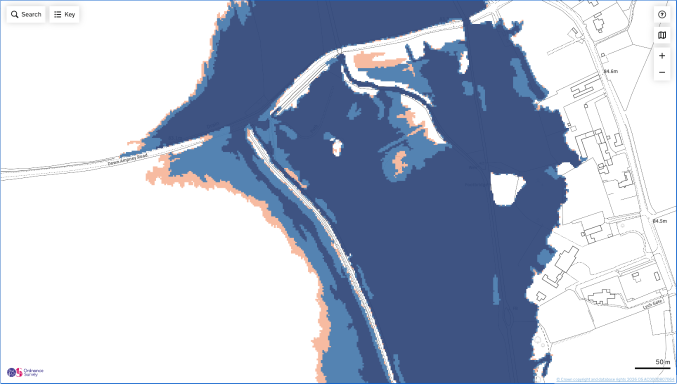
#> input picture app/views/design-spec/fz-climate-change-layers-v3-10-0-0/images/source/climate-change.png, 1354 x 768 px (shown at 1/2 size)
$ python build-fz-climate-estimate.py
#> lines starting #> are read from the running program, lines starting #| are printed output that depends on the picture; after the words box and inside, x2 and y2 are one past the last pixel; in counts of white or black regions, pixels touching at a corner belong together
#!/usr/bin/env python3
"""
Build the estimated flood zone 2 / flood zone 3 climate change layers used by the
v3.10.0.0 design spec (app/views/design-spec/fz-climate-change-layers-v3-10-0-0).

The real data only has ONE climate change extent covering zones 2 and 3 together. This script
splits it into an estimate from a screenshot of the real map.

Input (in the source folder)
  climate-change.png   REQUIRED. The live service with Datasets: Flood zones and Climate change:
                       2070 to 2125, at the default layer opacity (75). Crop it to the map only, with no
                       panels or buttons on top. It shows present day zones 2 and 3 plus the climate
                       change extent, which is all the estimate needs.
  base.png             OPTIONAL. The same view with Datasets: None, for the exact basemap. Without it, the
                       basemap is taken from climate-change.png with the flood layers painted white.

Estimate
  - Flood zone 2 with climate change = the whole climate change extent (present day zones 2 and 3
    plus the extra area the climate change layer adds).
  - Flood zone 3 with climate change = the part of that extent closest to present day flood zone 3,
    sized so that zone 3's share of the extent matches zone 3's share of present day flood zone 2.

This is a design estimate, not flood modelling. It only exists so stakeholders can judge the
menu, key and styling against a realistic map.

Requires: python3, numpy, scipy, pillow.

Usage:
  python3 scripts/build-fz-climate-estimate.py [--focus-x 0.4] [--focus-y 0.5] \
      [--source app/views/design-spec/fz-climate-change-layers-v3-10-0-0/images/source] \
      [--out app/views/design-spec/fz-climate-change-layers-v3-10-0-0/images]

The wireframes show a tall map (620 x 720), so a wide screenshot is cropped. --focus-x and --focus-y
(0 to 1) choose where the crop is centred.
"""
import argparse
import os
import sys

import numpy as np
from PIL import Image
from scipy import ndimage as ndi

WIDTH, HEIGHT = 1240, 1440  # 2x the 620 x 720 map area used in the wireframes

# How each layer looks on screen at the service's default 75% opacity, sampled from the live map
COLOURS = {
    'fz3': (62, 83, 130),
    'fz2': (84, 131, 178),
    'cc': (247, 187, 161),
}
TOLERANCE = 16
MIN_AREA = 12  # source pixels. Smaller specks are basemap lines and labels, not layer


def crop_to_aspect(image, focus_x, focus_y):
    target = WIDTH / HEIGHT
    w, h = image.size
    if w / h > target:
        new_w, new_h = round(h * target), h
    else:
        new_w, new_h = w, round(w / target)
    left = min(max(round(focus_x * w - new_w / 2), 0), w - new_w)
    top = min(max(round(focus_y * h - new_h / 2), 0), h - new_h)
    return image.crop((left, top, left + new_w, top + new_h)), (left, top, new_w, new_h)


def classify(image, rgb):
    pixels = np.asarray(image).astype(int)
    mask = np.sqrt(((pixels - np.array(rgb)) ** 2).sum(axis=2)) < TOLERANCE
    mask = ndi.binary_closing(mask, structure=np.ones((3, 3)), iterations=1)
    labels, count = ndi.label(mask)
    if count:
        sizes = ndi.sum(mask, labels, range(1, count + 1))
        mask = np.isin(labels, [i + 1 for i, size in enumerate(sizes) if size >= MIN_AREA])
    return mask


def fill_seams(fz3, fz2_only, cc_added, width=2):
    """Give hairline gaps between layers to the nearest layer.

    The one pixel blend where two layers (or a layer and the basemap) meet matches no layer colour, so it
    would otherwise show as a white seam. Gaps wider than about 2 x width pixels, such as roads, are kept.
    """
    flood = fz3 | fz2_only | cc_added
    pad = width * 4
    padded = np.pad(flood, pad, mode='edge')
    closed = ndi.binary_closing(padded, structure=np.ones((3, 3)), iterations=width)[pad:-pad, pad:-pad]
    gaps = closed & ~flood
    if not gaps.any():
        return fz3, fz2_only, cc_added
    _, (rows, cols) = ndi.distance_transform_edt(~flood, return_indices=True)
    near_fz3 = fz3[rows, cols] & gaps
    near_cc = cc_added[rows, cols] & gaps & ~near_fz3
    near_fz2 = gaps & ~near_fz3 & ~near_cc
    return fz3 | near_fz3, fz2_only | near_fz2, cc_added | near_cc


def simplify(points, epsilon):
    """Ramer-Douglas-Peucker: reduce a path to straight segments that stay within epsilon of it."""
    points = np.asarray(points, dtype=float)
    if len(points) < 3:
        return points
    start, end = points[0], points[-1]
    line = end - start
    length = np.hypot(*line)
    if length == 0:
        distances = np.hypot(*(points - start).T)
    else:
        distances = np.abs(line[0] * (points[:, 1] - start[1]) - line[1] * (points[:, 0] - start[0])) / length
    index = int(np.argmax(distances))
    if distances[index] > epsilon:
        left = simplify(points[:index + 1], epsilon)
        right = simplify(points[index:], epsilon)
        return np.vstack([left[:-1], right])
    return np.vstack([start, end])


def centre_line(band, epsilon=14):
    """A straight-segment line through the middle of the largest piece of a band, row by row."""
    labels, count = ndi.label(band, structure=np.ones((3, 3)))
    if not count:
        return None
    sizes = ndi.sum(band, labels, range(1, count + 1))
    piece = labels == (int(np.argmax(sizes)) + 1)
    rows = np.flatnonzero(piece.any(axis=1))
    if rows.size < 50:
        return None
    xs = np.array([np.flatnonzero(piece[row]).mean() for row in rows])
    xs = ndi.median_filter(xs, size=21)
    return simplify(list(zip(xs[::6], rows[::6])), epsilon) / 2  # 2x pixels to wireframe units


def write_defence_path(extent, band, path):
    """Write illustrative flood defences as SVG paths in the wireframe map's 620 x 720 units.

    One follows the outer edge of the climate change extent, next to the zone 2 band. The other runs along
    the estimated zone 3 climate change band, so the line can be seen over that colour too.
    """
    rows = np.arange(HEIGHT)
    lower = rows > 0.5 * HEIGHT
    xs = np.full(HEIGHT, np.nan)
    for row in rows[lower]:
        cols = np.flatnonzero(extent[row, : int(0.7 * WIDTH)])
        if cols.size:
            xs[row] = cols.min()
    valid = ~np.isnan(xs)
    lines = []
    if valid.sum() >= 50:
        xs[valid] = ndi.median_filter(xs[valid], size=15)
        lines.append(simplify([(xs[row], row) for row in rows[valid][::6]], epsilon=14) / 2)
    over_band = centre_line(band)
    if over_band is not None:
        lines.append(over_band)
    if not lines:
        return
    with open(path, 'w') as handle:
        handle.write('{# Generated by scripts/build-fz-climate-estimate.py. Illustrative flood defences, not real data. #}\n')
        for points in lines:
            d = 'M' + ' L'.join(f'{x:.1f},{y:.1f}' for x, y in points)
            handle.write(f'<path d="{d}"/>\n')


def upscale(mask, sigma=0.6):
    """Scale a boolean mask to the output size, keeping soft edges."""
    image = Image.fromarray((mask * 255).astype('uint8'))
    image = image.resize((WIDTH, HEIGHT), Image.BICUBIC)
    return ndi.gaussian_filter(np.asarray(image).astype(float) / 255, sigma)


def main():
    here = os.path.dirname(os.path.abspath(__file__))
    root = os.path.join(here, '..', 'app', 'views', 'design-spec', 'fz-climate-change-layers-v3-10-0-0', 'images')
    parser = argparse.ArgumentParser(description=__doc__, formatter_class=argparse.RawDescriptionHelpFormatter)
    parser.add_argument('--source', default=os.path.join(root, 'source'))
    parser.add_argument('--out', default=root)
    parser.add_argument('--focus-x', type=float, default=0.4)
    parser.add_argument('--focus-y', type=float, default=0.5)
    args = parser.parse_args()

    climate_path = os.path.join(args.source, 'climate-change.png')
    if not os.path.exists(climate_path):
        sys.exit(f'Missing {climate_path}')
    os.makedirs(args.out, exist_ok=True)

    climate, box = crop_to_aspect(Image.open(climate_path).convert('RGB'), args.focus_x, args.focus_y)
#> in crop_to_aspect, `target = WIDTH / HEIGHT`: target = 0.861
#> in crop_to_aspect, `new_w, new_h = round(h * target), h`: new_w = 661; new_h = 768
#> in crop_to_aspect, `left = min(max(round(focus_x * w - new_w / 2), 0), w - new_w)`: left = 211
#> in crop_to_aspect, `top = min(max(round(focus_y * h - new_h / 2), 0), h - new_h)`: top = 0
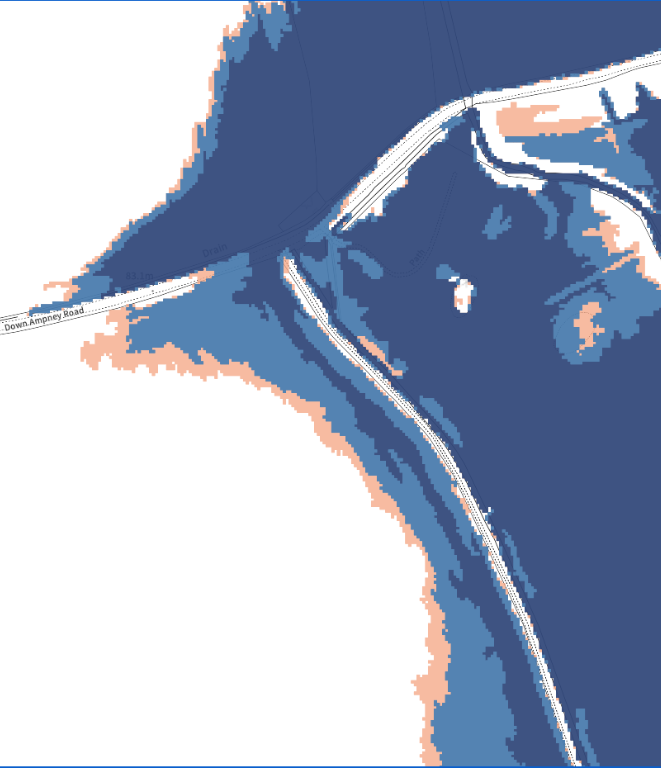
#> climate: PIL image 661x768 RGB; mean R, G, B 159.5, 171.3, 194.1
#> box = (211, 0, 661, 768)

    fz3 = classify(climate, COLOURS['fz3'])
#> in classify, `labels, count = ndi.label(mask)`:
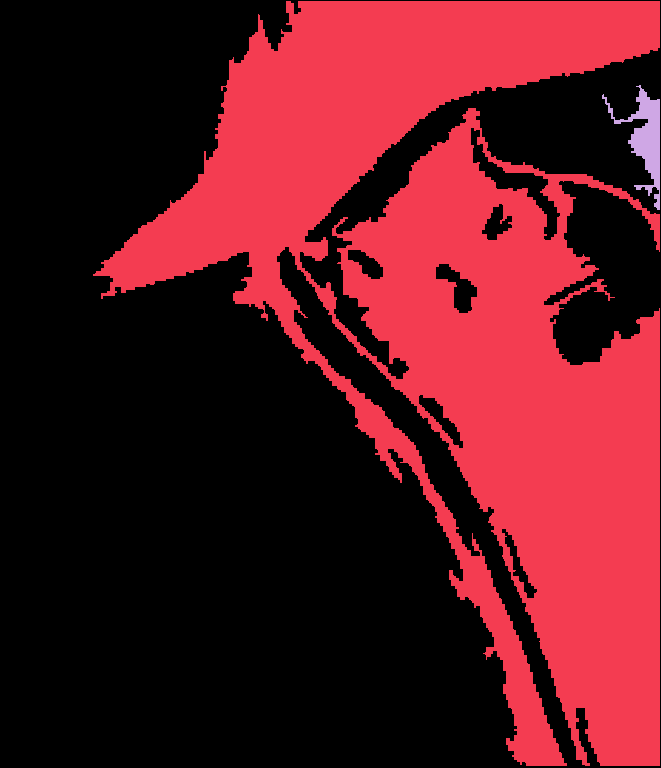
#> labels: shape (768, 661) int32; 3 distinct labels, from 0 to 2; one colour per label, 0 black
#> in classify, `labels, count = ndi.label(mask)`: count = 2
#> in classify, `sizes = ndi.sum(mask, labels, range(1, count + 1))`: sizes = [184859, 2161]
    fz2_only = classify(climate, COLOURS['fz2']) & ~fz3
#> fz2_only: shape (768, 661) bool; 11.4% white; 65 white regions (29 under 20 px), largest, box (x1, y1, x2, y2) and area: (127, 253, 525, 766) 27325, (545, 182, 660, 364) 7897, (295, 310, 571, 766) 5499
    cc_added = classify(climate, COLOURS['cc']) & ~fz3 & ~fz2_only
#> call 3 of classify, with rgb = (247, 187, 161)
#> in classify (call 3), `labels, count = ndi.label(mask)`:
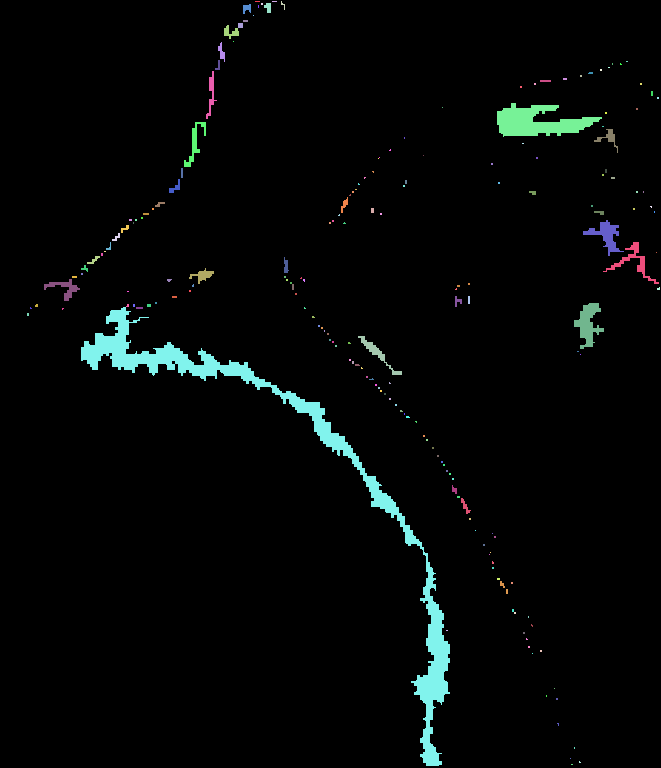
#> labels: shape (768, 661) int32; 198 distinct labels, from 0 to 197; one colour per label, 0 black
#> in classify (call 3), `labels, count = ndi.label(mask)`: count = 197
#> in classify (call 3), `sizes = ndi.sum(mask, labels, range(1, count + 1))`: sizes = 197 values, max 9290 at index 120, min 1 at index 7, mean 79.58
    fz3, fz2_only, cc_added = fill_seams(fz3, fz2_only, cc_added)
#> fz3: shape (768, 661) bool; 37.2% white; 2 white regions, box (x1, y1, x2, y2) and area: (93, 1, 660, 766) 186814, (602, 85, 660, 211) 2237
#> fz2_only: shape (768, 661) bool; 12% white; 62 white regions (19 under 20 px), largest, box (x1, y1, x2, y2) and area: (127, 253, 526, 766) 28234, (545, 182, 660, 365) 8364, (295, 310, 571, 766) 5671
#> cc_added: shape (768, 661) bool; 3.3% white; 32 white regions (4 under 20 px), largest, box (x1, y1, x2, y2) and area: (81, 307, 451, 766) 10013, (497, 103, 602, 137) 2070, (583, 220, 659, 284) 1044
    fz2 = fz2_only | fz3
#> fz2: shape (768, 661) bool; 49.2% white; 3 white regions (2 under 20 px), largest, box (x1, y1, x2, y2) and area: (29, 1, 660, 766) 249723
    cc = fz2 | cc_added

    fz2_area, fz3_area, cc_area = int(fz2.sum()), int(fz3.sum()), int(cc.sum())
#> fz2_area = 249737; fz3_area = 189051; cc_area = 266506
    if not fz2_area or not cc_area:
        sys.exit('Could not find the flood zone and climate change colours. Check the screenshot is at default '
                 'layer opacity with Climate change set to 2070 to 2125, or update COLOURS in this script.')

    # Zone 3's share of present day flood zone 2 is applied to the climate change extent
    share = fz3_area / fz2_area
#> share = 0.757
    target = int(round(share * cc_area))
#> target = 201745
    distance = ndi.distance_transform_edt(~fz3) if fz3_area else np.full(fz3.shape, np.inf)
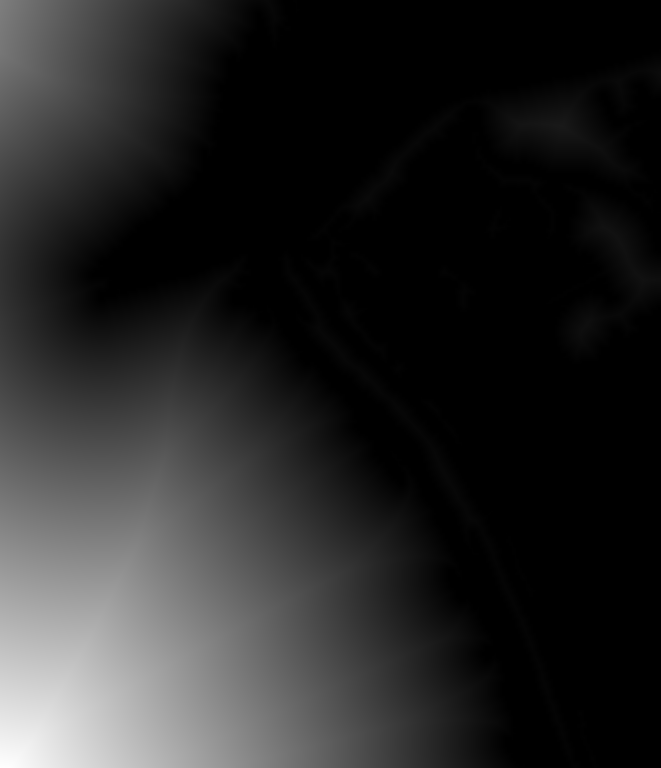
#> distance: shape (768, 661) float64; min 0, max 479.8, mean 73.9; drawn with min black and max white
    candidates = distance[cc]
    if target > 0 and fz3_area:
        k = min(target, candidates.size) - 1
#> k = 201744
        threshold = np.partition(candidates, k)[k]
#> threshold = 3
        fz3cc = ((distance <= threshold) & cc) | fz3
#> fz3cc: shape (768, 661) bool; 40.1% white; 2 white regions (1 under 20 px), largest, box (x1, y1, x2, y2) and area: (90, 1, 660, 766) 203545
    else:
        fz3cc = fz3.copy()
    fz3cc = ndi.binary_opening(fz3cc, iterations=1) | fz3
#> fz3cc: shape (768, 661) bool; 40% white; 1 white region, box (x1, y1, x2, y2) and area: (90, 1, 660, 766) 203155
    fz3cc &= cc

    # Basemap: the exact basemap if supplied, otherwise the screenshot with the flood layers painted white
    base_path = os.path.join(args.source, 'base.png')
    if os.path.exists(base_path):
        base, _ = crop_to_aspect(Image.open(base_path).convert('RGB'), args.focus_x, args.focus_y)
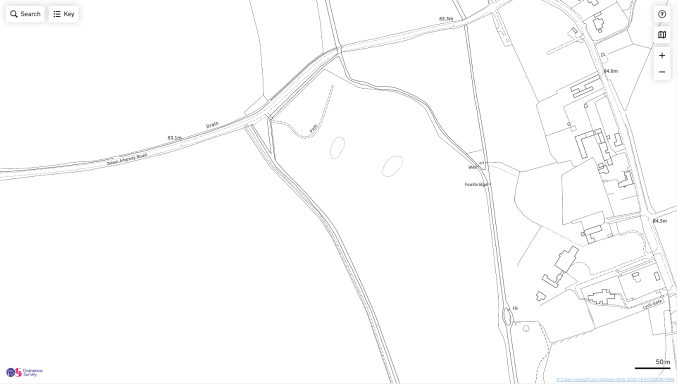
#> input picture app/views/design-spec/fz-climate-change-layers-v3-10-0-0/images/source/base.png, 1354 x 768 px (shown at 1/2 size)
    else:
        pixels = np.asarray(climate).copy()
        pixels[ndi.binary_dilation(cc, iterations=1)] = 255
        base = Image.fromarray(pixels)
    base.resize((WIDTH, HEIGHT), Image.LANCZOS).save(os.path.join(args.out, 'map-base.jpg'), quality=88)

    # Approximate dark style basemap: the outdoor basemap inverted onto the dark style's background colour (#2c2c2c).
    # It is an approximation for the wireframes, not the real dark tiles.
    grey = np.asarray(base.resize((WIDTH, HEIGHT), Image.LANCZOS).convert('L')).astype(float)
    dark = 44 + (255 - grey) * 0.45
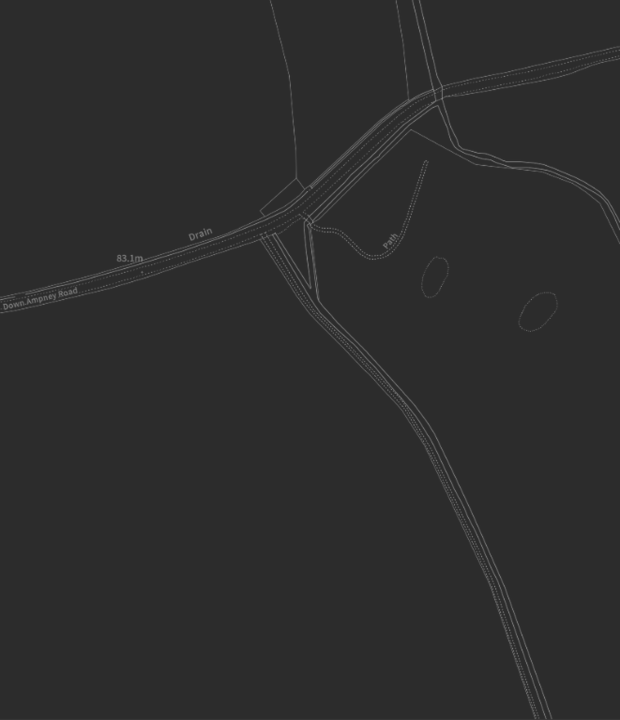
#> dark: shape (1440, 1240) float64 (shown at 1/2 size); min 44, max 138.5, mean 45
    Image.fromarray(np.stack([dark] * 3, axis=2).clip(0, 255).astype('uint8')).save(
        os.path.join(args.out, 'map-base-dark.jpg'), quality=88)

    for name, mask in {'fz2': fz2, 'fz3': fz3, 'fz2cc': cc, 'fz3cc': fz3cc}.items():
        soft = upscale(mask)
        Image.fromarray((np.clip(soft, 0, 1) * 255).astype('uint8')).save(os.path.join(args.out, f'mask-{name}.png'))
#> this loop made 4 passes
#> name on passes 1 to 4: 'fz2', 'fz3', 'fz2cc', 'fz3cc'
#> pass 1, in main, `Image.fromarray((np.clip(soft, 0, 1) * 255).astype('uint8')).save(os.p..`:
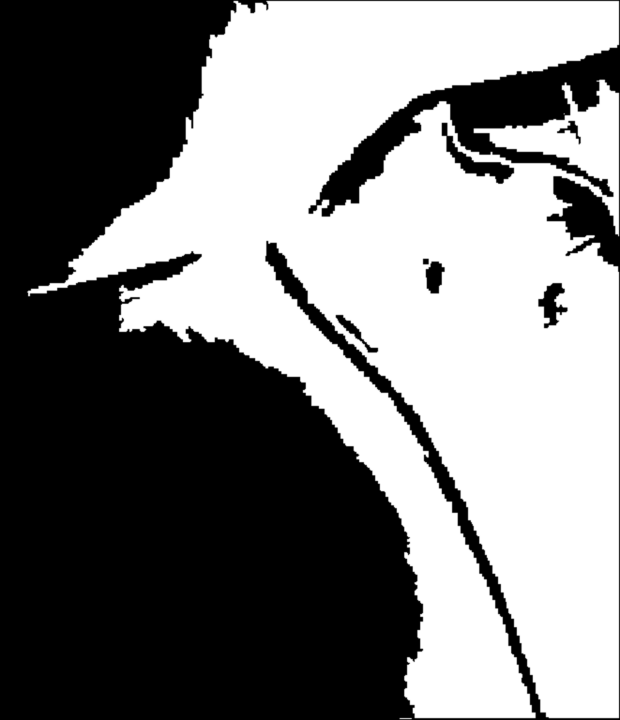
#> saved as mask-fz2.png: PIL image 1240x1440 L (shown at 1/2 size); min 0, max 255, mean 125.4

    added = max(cc_area - fz2_area, 0)
#> added = 16769

    # Illustrative flood defence, used only to test how lines look next to the climate change layers. It is
    # not real data. Real defences are thin vector lines made of long straight runs with angular bends, so
    # this follows the outer edge of the climate change extent (where it would sit next to the new bands)
    # but is simplified to straight segments. It is written as an SVG path for the wireframe map.
    write_defence_path(upscale(cc) > 0.5, (upscale(fz3cc) > 0.5) & ~(upscale(fz3) > 0.5),
                       os.path.join(here, '..', 'app', 'views', 'design-spec', 'fz-climate-change-layers-v3-10-0-0',
                                    'partials', 'defence-path.html'))
#> in write_defence_path, `rows = np.arange(HEIGHT)`: rows = 1440 values from 0 to 1439
#> in simplify, `points = np.asarray(points, dtype=float)`: points = 120 pairs, first value 478 to 814, second value 721 to 1435
#> in simplify, `start, end = points[0], points[-1]`: start = [478, 721]; end = [799, 1435]
#> in simplify, `line = end - start`: line = [321, 714]
#> in simplify, `length = np.hypot(*line)`: length = 782.8
#> in simplify, `distances = np.abs(line[0] * (points[:, 1] - start[1]) - line[1] * (po..`: distances = 120 values, max 160.3 at index 52, min 0 at index 0, mean 86.51
#> in simplify, `index = int(np.argmax(distances))`: index = 52
#> in simplify (call 6), `points = np.asarray(points, dtype=float)`: points = 19 rows, first 8: [580, 775], [585, 781], [585, 787], [589, 793], [589, 799], [589, 805], [595, 811], [598, 817]
#> in simplify (call 10), `points = np.asarray(points, dtype=float)`: points = 15 rows, first 8: [696, 949], [722, 955], [725, 961], [733, 967], [745, 973], [750, 979], [750, 985], [756, 991]
#> in simplify, `left = simplify(points[:index + 1], epsilon)`: left = [[478, 721], [580, 775], [600, 823], [675, 883], [696, 949], [794, 1033]]
#> in simplify (call 17), `points = np.asarray(points, dtype=float)`: points = 20 rows, first 8: [799, 1321], [799, 1327], [799, 1333], [799, 1339], [798, 1345], [798, 1351], [799, 1357], [799, 1363]
#> in simplify, `right = simplify(points[index:], epsilon)`: right = [[794, 1033], [814, 1237], [777, 1285], [799, 1321], [799, 1435]]
#> in centre_line, `labels, count = ndi.label(band, structure=np.ones((3, 3)))`: count = 58
#> in centre_line, `sizes = ndi.sum(band, labels, range(1, count + 1))`: sizes = 58 values, max 10087 at index 40, min 23 at index 11, mean 854.6
#> in centre_line, `rows = np.flatnonzero(piece.any(axis=1))`: rows = 962 values from 474 to 1435
#> in centre_line, `xs = np.array([np.flatnonzero(piece[row]).mean() for row in rows])`: xs = 962 values, max 978 at index 961, min 397.4 at index 38, mean 754.2
#> in centre_line, `xs = ndi.median_filter(xs, size=21)`: xs = 962 values, max 967.5 at index 956, min 413.6 at index 31, mean 754.4
#> in simplify (call 20), `points = np.asarray(points, dtype=float)`: points = 16 rows, first 8: [456, 474], [448.9, 480], [446.7, 486], [430, 492], [426.5, 498], [415, 504], [417.7, 510], [426.5, 516]
#> in simplify (call 31), `points = np.asarray(points, dtype=float)`: points = 18 rows, first 8: [812.5, 954], [812.5, 960], [815.5, 966], [815.5, 972], [816.5, 978], [820.5, 984], [826.5, 990], [827.5, 996]
#> in simplify (call 35), `points = np.asarray(points, dtype=float)`: points = 19 rows, first 8: [892, 1140], [895.4, 1146], [897, 1152], [899.5, 1158], [902.5, 1164], [906, 1170], [908.5, 1176], [913, 1182]
#> in write_defence_path, `over_band = centre_line(band)`: over_band = [[228, 237], [207.5, 252], [227.2, 264], [216.8, 282], [248.6, 291], [406.2, 477], [429, 528], [422.2, 549], [446, 570], [470.2, 624], [483.8, 717]]
#> the loop in write_defence_path, `for points in lines:` made 2 passes
    print(f'crop (left, top, width, height) in the screenshot: {box}')
#| crop (left, top, width, height) in the screenshot: (211, 0, 661, 768)
    print(f'flood zone 2 (present day) area : {fz2_area} px')
#| flood zone 2 (present day) area : 249737 px
    print(f'flood zone 3 (present day) area : {fz3_area} px  ({share:.1%} of zone 2)')
#| flood zone 3 (present day) area : 189051 px  (75.7% of zone 2)
    print(f'climate change extent area      : {cc_area} px  (adds {added} px, {added / fz2_area:.1%} more than present day)')
#| climate change extent area      : 266506 px  (adds 16769 px, 6.7% more than present day)
    print(f'estimated zone 3 climate change : {int(fz3cc.sum())} px  ({fz3cc.sum() / cc_area:.1%} of the extent)')
#| estimated zone 3 climate change : 203155 px  (76.2% of the extent)
    print(f'estimated zone 2 only (visible) : {int((cc & ~fz3cc).sum())} px')
#| estimated zone 2 only (visible) : 63351 px
    print(f'written to {os.path.abspath(args.out)}')
#| written to app/views/design-spec/fz-climate-change-layers-v3-10-0-0/images


if __name__ == '__main__':
    main()
